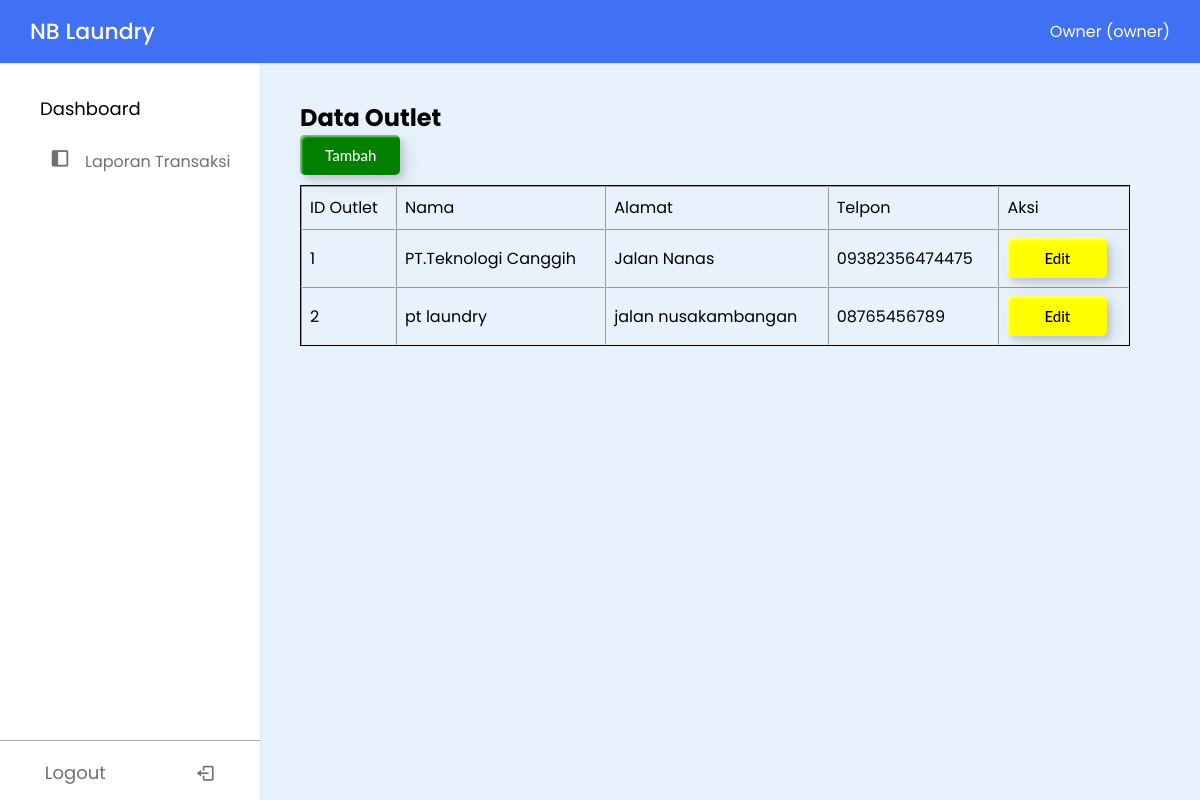
The app's page /dashboard.php?page=outlet (signed in) with its own data.
### tables this page shows
CREATE TABLE `tb_outlet` (
  `id_outlet` int(11) NOT NULL,
  `nama` varchar(100) NOT NULL,
  `alamat` text NOT NULL,
  `tlp` varchar(15) NOT NULL
);

### outlet/show-outlet.php (the view, shortened to what this page needs)
<section class="main">
    <h2>Data Outlet</h2>
    <button type="button" class="custom-btn btn-1" onclick="openModal('modaltambah')">
        Tambah
    </button>
    <div class="myclass">
        <table border="1">
            <tr>
                <td>ID Outlet</td>
                <td>Nama</td>
                <td>Alamat</td>
                <td>Telpon</td>
                <td colspan="2">Aksi</td>
            </tr>
            <?php
            $no = 1;
            $queryoutlet = "SELECT * FROM tb_outlet ORDER BY id_outlet ASC";
            $sql_rm = mysqli_query($conn, $queryoutlet) or die(mysqli_error($conn));
            while ($dataoutlet = mysqli_fetch_array($sql_rm)) {
                $modal_id = "modalubah" . $dataoutlet['id_outlet'];
            ?>
                <tr>
                    <td><?= $no++ ?></td>
                    <td><?= $dataoutlet['nama'] ?></td>
                    <td><?= $dataoutlet['alamat'] ?></td>
                    <td><?= $dataoutlet['tlp'] ?></td>
                    <td>
                        <button type="button" class="custom-btn btn-2" data-outlet-id="<?= $dataoutlet['id_outlet'] ?>" onclick="openModal('<?php echo $modal_id ?>')">Edit</button>
                    </td>
                </tr>
            <?php
            }
            ?>
        </table>
</section>

### assets/css/dashboard.css (style rules this page uses)
* { margin: 0; padding: 0; box-sizing: border-box; font-family: "Poppins", sans-serif; }
:root { --white-color: #fff; --blue-color: #4070f4; --grey-color: #707070; --grey-color-light: #aaa; }
body { background-color: #e7f2fd; transition: all 0.5s ease; }
section { padding: 100px 70px 0 300px; }
.myclass { overflow-x: auto; }
table { border-spacing: 0; width: 100%; border: 1px solid; margin-top: 10px; }
th, td { text-align: left; padding: 8px; }
.custom-btn { animation: both; width: 100px; height: 40px; color: black; border-radius: 5px; padding: 10px 25px; font-family: 'Lato', sans-serif; font-weight: 500; background: transparent; cursor: pointer; transition: all 0.3s ease; position: relative; display: inline-block; box-shadow: inset 2px 2px 2px 0px rgba(255, 255, 255, .5), 7px 7px 20px 0px rgba(0, 0, 0, .1), 4px 4px 5px 0px rgba(0, 0, 0, .1); outline: none; font-size: 15px; text-decoration: none; text-align: center; }
.btn-1 { background: green; border: none; text-align: center; color: white; }
.btn-2 { background: yellow; border: none; text-align: center; color: black; }

### records on screen
tb_outlet: nama "PT.Teknologi Canggih", alamat "Jalan Nanas", tlp "09382356474475"
tb_outlet: nama "pt laundry", alamat "jalan nusakambangan", tlp "08765456789"

### other values on screen
$_SESSION['username'] "Owner"
$_SESSION['role'] "owner"
